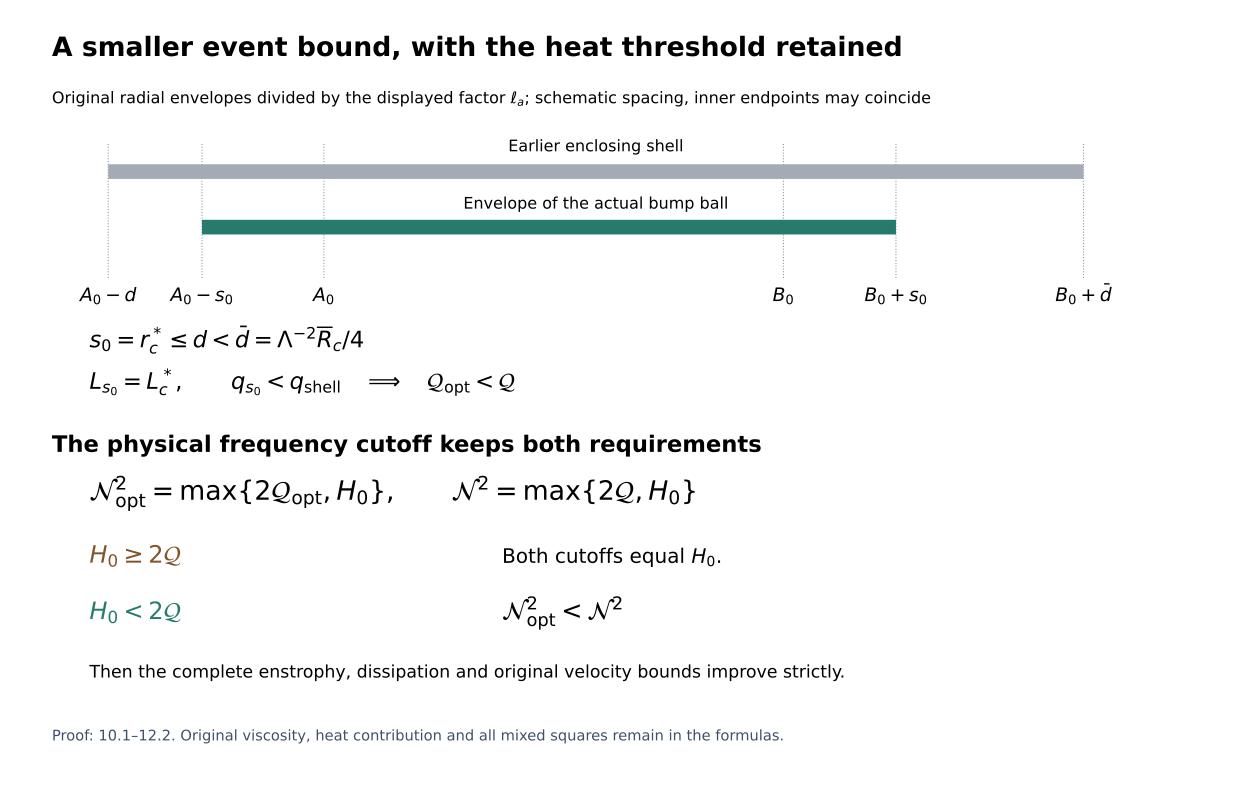

The Python source for this figure:
"""Render the exact smaller-envelope and heat-threshold mechanisms."""
from pathlib import Path
import matplotlib
matplotlib.use('Agg')
import matplotlib.pyplot as plt
fig,ax=plt.subplots(figsize=(13,8.2))
ax.set_xlim(0,13);ax.set_ylim(0,8.2);ax.axis('off')
ax.text(.4,7.75,'A smaller event bound, with the heat threshold retained',fontsize=20,weight='bold')
ax.text(.4,7.24,'Original radial envelopes divided by the displayed factor '+r'$\ell_a$'+'; schematic spacing, inner endpoints may coincide',fontsize=12)
positions=[1,2,3.3,8.2,9.4,11.4]
labels=[r'$A_0-d$',r'$A_0-s_0$',r'$A_0$',r'$B_0$',r'$B_0+s_0$',r'$B_0+\bar d$']
for x,label in zip(positions,labels):
    ax.plot([x,x],[5.35,6.8],ls=':',color='#8993a0',lw=.8)
    ax.text(x,5.1,label,ha='center',fontsize=14)
ax.plot([positions[0],positions[-1]],[6.5,6.5],color='#a4abb4',lw=11,solid_capstyle='butt')
ax.plot([positions[1],positions[-2]],[5.9,5.9],color='#267b6c',lw=11,solid_capstyle='butt')
ax.text(6.2,6.72,'Earlier enclosing shell',ha='center',fontsize=12)
ax.text(6.2,6.1,'Envelope of the actual bump ball',ha='center',fontsize=12)
ax.text(.8,4.6,r'$s_0=r_c^*\leq d<\bar d=\Lambda^{-2}\overline{R}_c/4$',fontsize=17)
ax.text(.8,4.15,r'$L_{s_0}=L_c^*,\qquad q_{s_0}<q_{\rm shell}\quad\Longrightarrow\quad\mathcal{Q}_{\rm opt}<\mathcal{Q}$',fontsize=17)
ax.text(.4,3.47,'The physical frequency cutoff keeps both requirements',fontsize=17,weight='bold')
ax.text(.8,2.95,r'$\mathcal{N}_{\rm opt}^2=\max\{2\mathcal{Q}_{\rm opt},H_0\},\qquad\mathcal{N}^2=\max\{2\mathcal{Q},H_0\}$',fontsize=20)
ax.text(.8,2.27,r'$H_0\geq2\mathcal{Q}$',fontsize=18,color='#82562d')
ax.text(5.2,2.27,'Both cutoffs equal '+r'$H_0$'+'.',fontsize=15)
ax.text(.8,1.66,r'$H_0<2\mathcal{Q}$',fontsize=18,color='#267b6c')
ax.text(5.2,1.66,r'$\mathcal{N}_{\rm opt}^2<\mathcal{N}^2$',fontsize=19)
ax.text(.8,1.03,'Then the complete enstrophy, dissipation and original velocity bounds improve strictly.',fontsize=13)
ax.text(.4,.35,'Proof: 10.1–12.2. Original viscosity, heat contribution and all mixed squares remain in the formulas.',fontsize=11,color='#405066')
out=Path(__file__).with_suffix('')
fig.tight_layout()
fig.savefig(out.with_suffix('.png'),dpi=160)
fig.savefig(out.with_suffix('.svg'))
plt.close(fig)
